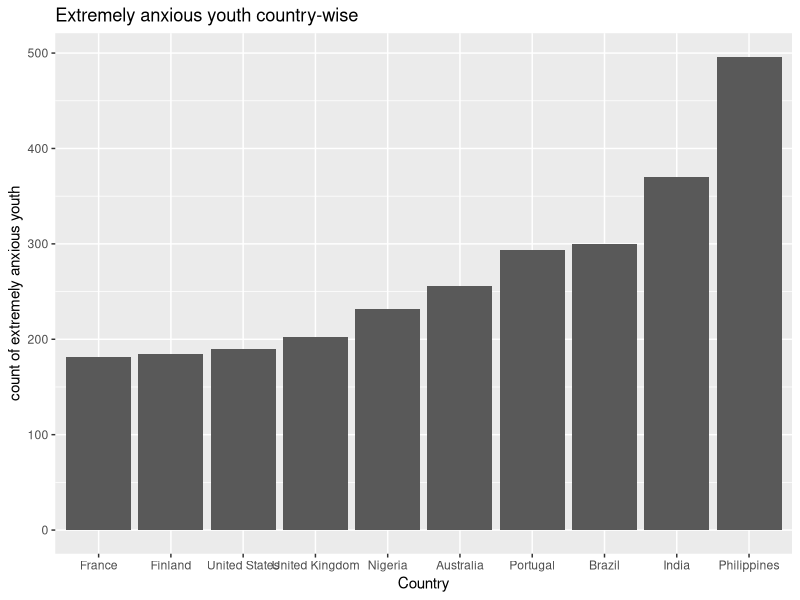
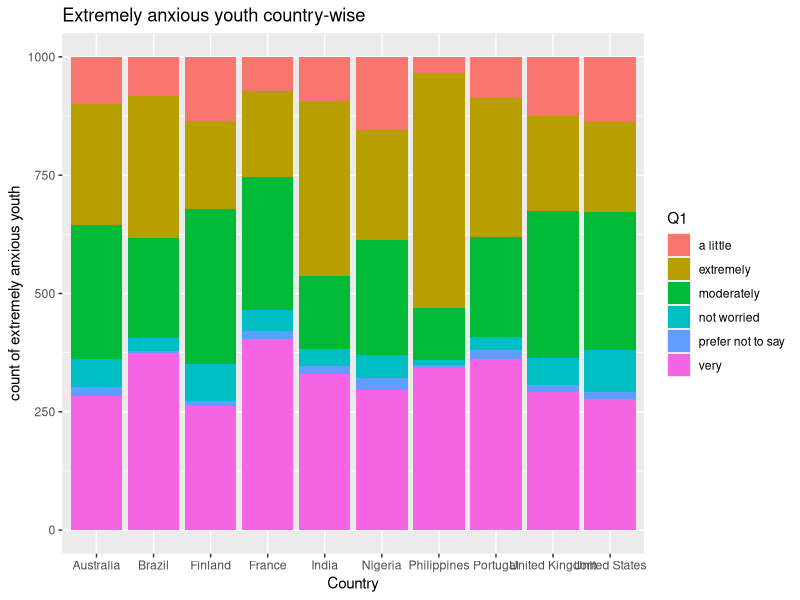

Write the R code that produced these figures, in order.
my_data<-read.csv("./data/climate_anxiety_All.csv")

#library(readxl)
#install.packages("readxl")

#my_data<-read_excel("climate_anxiety_All.csv")

library(dplyr)

filtered_data <- my_data %>% 
  select(D1,D2,country,Q1)


names(filtered_data)[names(filtered_data)=='D1']<- 'age'
names(filtered_data)[names(filtered_data)=='D2']<- 'gender'

bar_chart_data<-filtered_data %>%
  group_by(country) %>%
  summarize(extremely_worried = sum(Q1 == 'extremely'))

library(ggplot2)

#basic
#ggplot(bar_chart_data, aes(x=country, y=extremely_worried)) +
 # geom_bar(stat = "identity") +
  #labs(x="Country", y="count of extremely anxious youth", 
     #  title="Extremely anxious youth country-wise")

ggplot(bar_chart_data, aes(x=reorder(country,extremely_worried), y=extremely_worried)) +
  geom_bar(stat = "identity") +
  labs(x="Country", y="count of extremely anxious youth", 
       title="Extremely anxious youth country-wise")

stacked_bar_data <-filtered_data %>%
  group_by(country, Q1) %>%
  summarize(count=n())


ggplot(stacked_bar_data, aes(x=country, y=count, fill=Q1)) +
  geom_bar(stat = "identity", position = "stack") +
  labs(x="Country", y="count of extremely anxious youth", 
   title="Extremely anxious youth country-wise")




